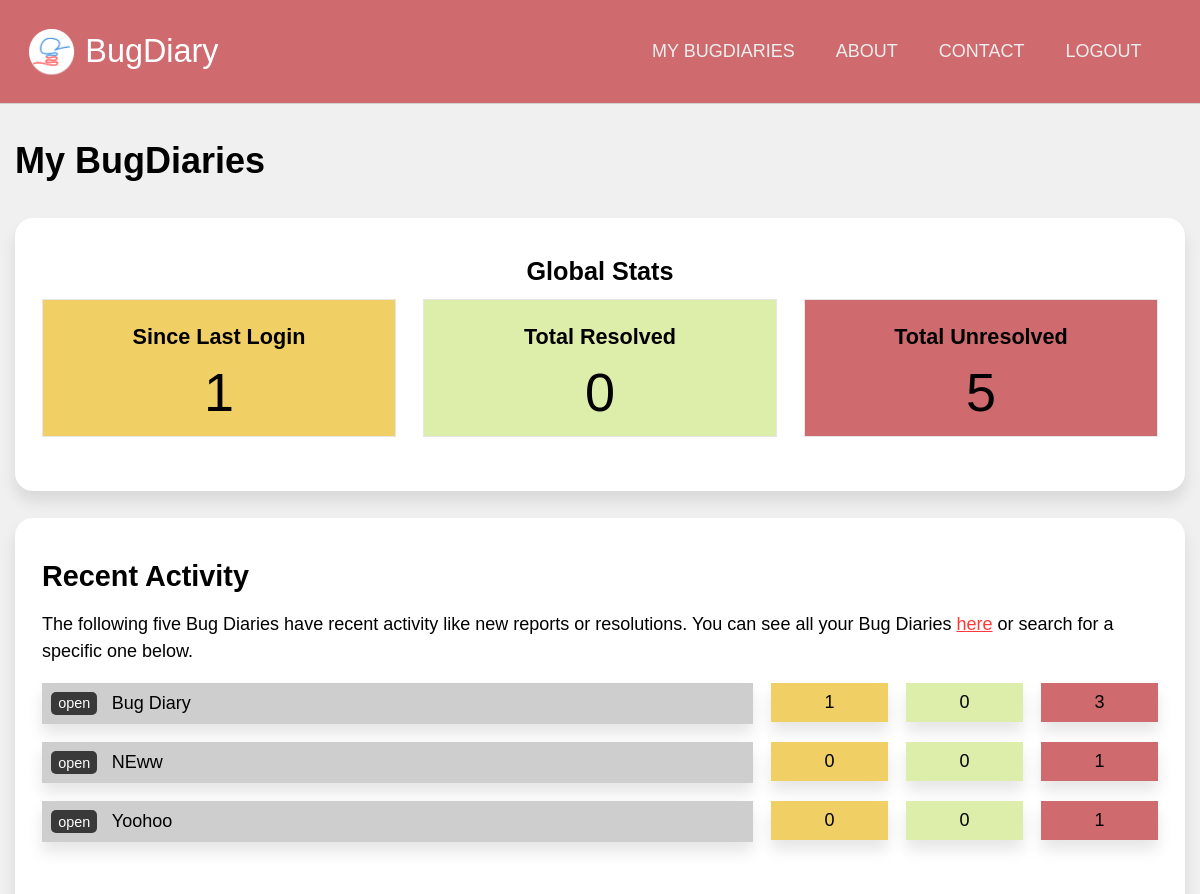
The page /users/dashboard (signed in, upper part) on the database as committed earlier.
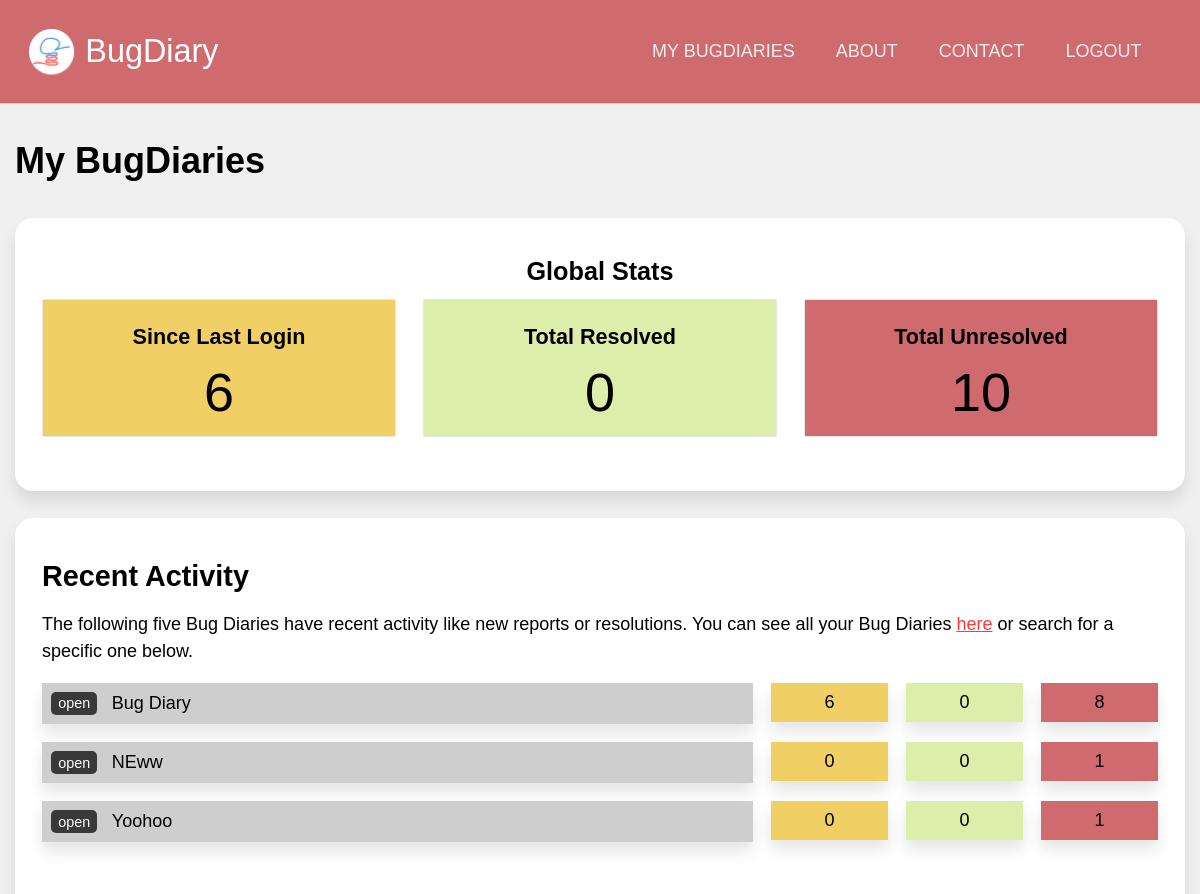
The same page on the database as committed later.
### application/models.py (models this page shows, shortened)
class Projects(db.Model):
    id  = db.Column(db.Integer, primary_key = True, nullable = False)
    url = db.Column(db.String(22), index = True, unique = True, nullable = False)
    name = db.Column(db.String(100), nullable = False)
    description = db.Column(db.Text, nullable = False)
    creation_date = db.Column(db.DateTime, index = True, nullable = False)
    expiry_date = db.Column(db.DateTime, index = True, nullable = False)
    status = db.Column(db.String(10), nullable = False)
    access_code = db.Column(db.String(50), nullable = True)
    last_activity = db.Column(db.DateTime(), default = dt.datetime.now())
    owner = db.Column(db.Integer, db.ForeignKey('users.id')) #linked
    bugs = db.relationship('Bugs', backref = 'containing_project', cascade = "all,delete")
    locations = db.relationship('Project_bug_locations', backref = 'locations_in', cascade = "all,delete")
    types = db.relationship('Project_bug_types', backref = 'types_in', cascade = "all,delete")
    settings = db.relationship('Project_settings', backref = 'settings_for', cascade = "all,delete", uselist = False)
    blog_posts = db.relationship('Blog_posts', backref= 'post_target', cascade = "all,delete")

### application/users/views.py (the view)
@users.route('/dashboard')
@login_required
def dashboard():
    since_last_login = Bugs.query.filter(Bugs.containing_project.has(Projects.id.in_([ proj.id for proj in current_user.owned_projects]))).filter_by(status = "PENDING").filter(Bugs.report_date > current_user.last_login).count()
    resolved = Bugs.query.filter(Bugs.containing_project.has(Projects.id.in_([ proj.id for proj in current_user.owned_projects]))).filter_by(status = "RESOLVED").count()
    unresolved = Bugs.query.filter(Bugs.containing_project.has(Projects.id.in_([ proj.id for proj in current_user.owned_projects]))).filter_by(status = "PENDING").count()
    project_list = current_user.collab_projects
    project_summaries = []
    for project in project_list:
        project_summaries.append({'name': project.name, 'description': project.description, 'url': project.url, 'last_activity': project.last_activity,
        'since_last_login': Bugs.query.filter_by(project = project.id).filter_by(status = "PENDING").filter(Bugs.report_date > current_user.last_login).count(),
        'resolved': Bugs.query.filter_by(project = project.id).filter_by(status = "RESOLVED").count(),
        'unresolved': Bugs.query.filter_by(project = project.id).filter_by(status = "PENDING").count()})
    def get_dates(p):
        return p['last_activity']
    project_summaries.sort(key=get_dates, reverse=True)
    return render_template('user_dash.html', user = current_user, since_last_login = since_last_login, resolved = resolved, unresolved = unresolved, project_summaries = project_summaries[:5])

### application/models.py (called while the page is built)
@login_manager.user_loader
def load_user(user_id):
    return Users.query.get(user_id)

### application/users/templates/users/user_dash.html (shortened to what this page needs)
{% extends 'confined.html' %}
{% import 'macros.html' as macros %}
{% block main %}
<h1>My BugDiaries</h1>
<div class="main-aside">
    <main>
        <div class="bg-white rounded shadowed block text-centered">
            <h3>Global Stats</h3>
            <div class="block-comparison-3">
                <div class="comp1 text-centered lined bg-yellow">
                    <h4>Since Last Login</h4>
                    <span class="bignum">{{ since_last_login }}</span>
                </div>
                <div class="comp2 text-centered lined bg-green">
                    <h4>Total Resolved</h4>
                    <span class="bignum">{{ resolved }}</span>
                </div>
                <div class="comp3 text-centered lined bg-red">
                    <h4>Total Unresolved</h4>
                    <span class="bignum">{{ unresolved }}</span>
                </div>
            </div>
        </div>
        <div class="bg-white rounded shadowed block">
            <h2>Recent Activity</h2>
            <p>
                The following five Bug Diaries have recent activity like new reports or resolutions. You can see all your Bug Diaries <a href="">here</a> or search for a specific one below.
            </p>
            {% for project in project_summaries %}
            <div class="project-summary">
                <div class="name shadowed">
                    <a href="{{ url_for('projects.dashboard', project_url = project['url']) }}">open</a><span onclick="toggleElement('sum-{{loop.index}}')">{{ project['name'] }}</span>
                </div>
                <div class="stats text-centered shadowed bg-yellow">
                    {{ project['since_last_login'] }}
                </div>
                <div class="stats text-centered shadowed bg-green">
                    {{ project['resolved'] }}
                </div>
                <div class="stats text-centered shadowed bg-red">
                    {{ project['unresolved'] }}
                </div>
            </div>
            {% endfor %}
            <div class="spacer-small"></div>
        </div>
    </main>
</div>
{% endblock %}

Rows that differ between the two databases and show on the page:
changed Projects "Bug Diary": since_last_login "1" → "6"; unresolved "3" → "8"
Other text that changed with them:
{{ since_last_login }}: "1" → "6"
{{ unresolved }}: "5" → "10"
